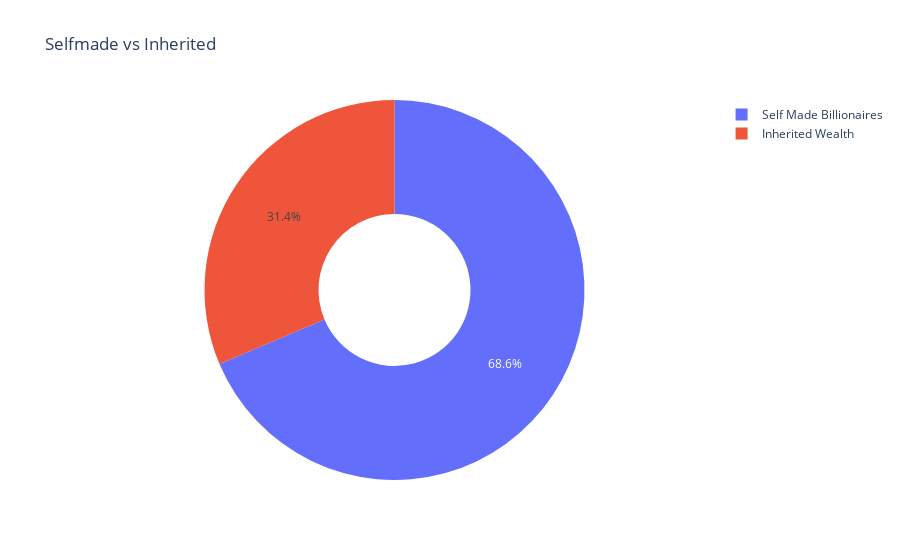
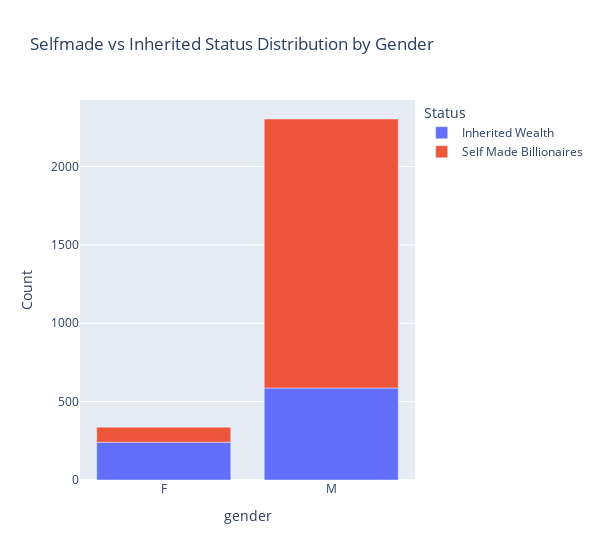

The code cell stored with these charts, in order, in its notebook:
### Code cell
#5.Who Are More Likely to be Self-Made Billionaires, Men or Women?
#Analyzing the self-made status among billionaires, differentiated by gender.

df['selfMade'].value_counts()
#first let's create the new column with mapped value of Selfmade i.e. Selfmade for True and !selfmade for False.
df['selfMade_indicator']=df['selfMade'].map({True:'Self Made Billionaires',False:'Inherited Wealth'})
#df['selfMade_indicator'].head(10)

#now let's create a plotly donut chart
fig1=px.pie(df,names='selfMade_indicator',title='Selfmade vs Inherited',hole=0.4)
fig1.show()

#Almost 69% billionaire seems to be self made and remaining are not self made.

#lets create stacked bar chart to indicate the ratio of male vs female in the self made vs inherited race
selfmadeMF = df.groupby(['gender', 'selfMade_indicator']).size().reset_index(name='count')

fig2 = px.bar(selfmadeMF, x='gender', y='count', color='selfMade_indicator',
             labels={'count': 'Count', 'selfMade_indicator': 'Status'},
             title='Selfmade vs Inherited Status Distribution by Gender',
             barmode='relative',
            width=600)

fig2.show()

### Figure 1 — Plotly figure (JSON) as saved in the notebook; plotly's stock layout.template omitted (floating-point values rounded to 4 significant figures; data arrays with more than 128 entries replaced by an {"elided": "..."} marker saying what was removed)
{"data": [{"domain": {"x": [0, 1], "y": [0, 1]}, "hole": 0.4, "hovertemplate": "selfMade_indicator=%{label}<extra></extra>", "labels": {"elided": "2640 str values"}, "legendgroup": "", "name": "", "showlegend": true, "type": "pie"}], "layout": {"legend": {"tracegroupgap": 0}, "title": {"text": "Selfmade vs Inherited"}}}

### Figure 2 — Plotly figure (JSON) as saved in the notebook; plotly's stock layout.template omitted (floating-point values rounded to 4 significant figures)
{"data": [{"alignmentgroup": "True", "hovertemplate": "Status=Inherited Wealth<br>gender=%{x}<br>Count=%{y}<extra></extra>", "legendgroup": "Inherited Wealth", "marker": {"color": "#636efa", "pattern": {"shape": ""}}, "name": "Inherited Wealth", "offsetgroup": "Inherited Wealth", "orientation": "v", "showlegend": true, "textposition": "auto", "type": "bar", "x": ["F", "M"], "xaxis": "x", "y": [241, 587], "yaxis": "y"}, {"alignmentgroup": "True", "hovertemplate": "Status=Self Made Billionaires<br>gender=%{x}<br>Count=%{y}<extra></extra>", "legendgroup": "Self Made Billionaires", "marker": {"color": "#EF553B", "pattern": {"shape": ""}}, "name": "Self Made Billionaires", "offsetgroup": "Self Made Billionaires", "orientation": "v", "showlegend": true, "textposition": "auto", "type": "bar", "x": ["F", "M"], "xaxis": "x", "y": [96, 1716], "yaxis": "y"}], "layout": {"barmode": "relative", "legend": {"title": {"text": "Status"}, "tracegroupgap": 0}, "title": {"text": "Selfmade vs Inherited Status Distribution by Gender"}, "width": 600, "xaxis": {"anchor": "y", "domain": [0, 1], "title": {"text": "gender"}}, "yaxis": {"anchor": "x", "domain": [0, 1], "title": {"text": "Count"}}}}
